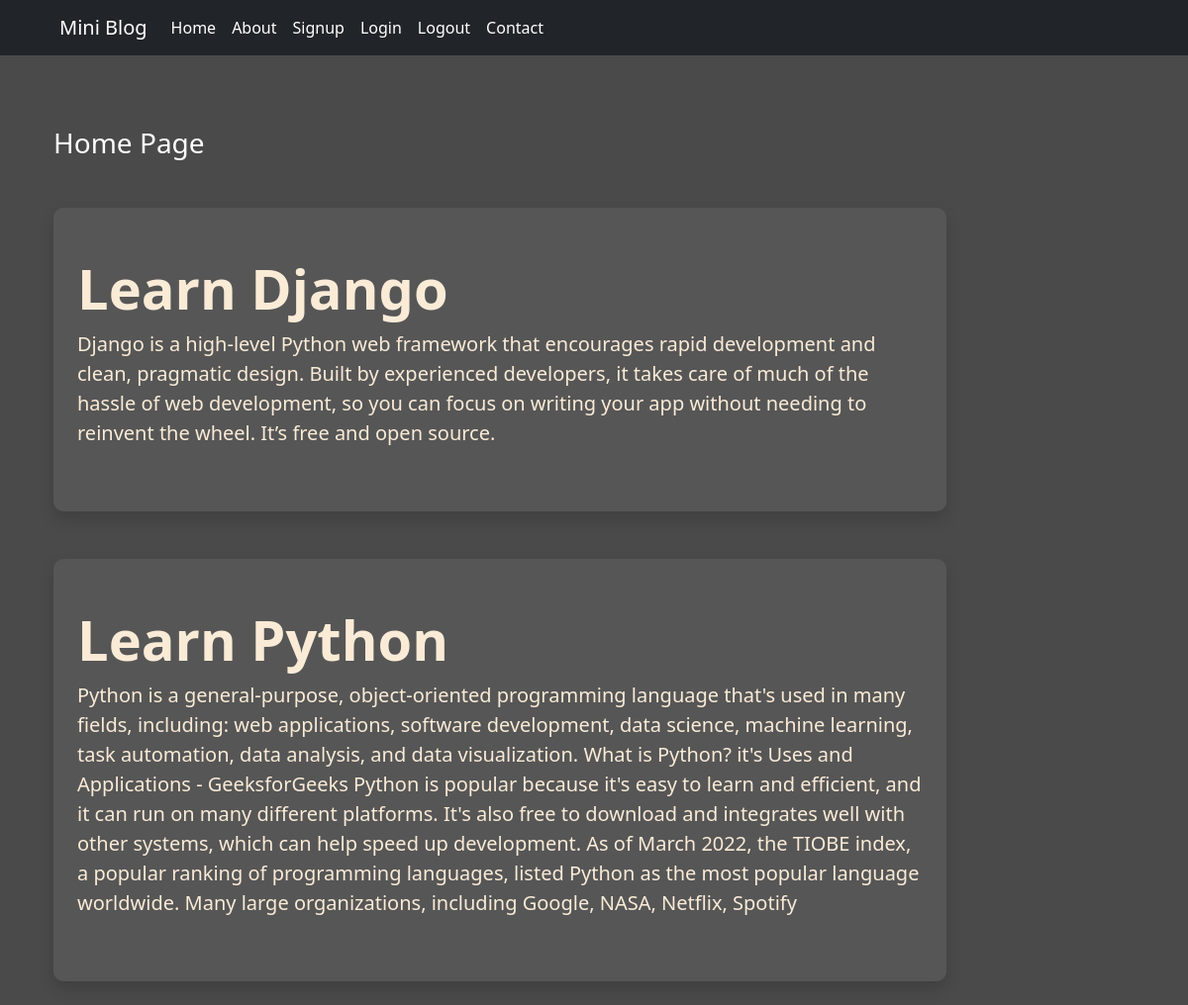
The page / on the database its author committed.
### BlogApp/models.py (models this page shows)
class Post(models.Model):
    id = models.AutoField(primary_key=True)
    title = models.CharField(max_length=70)
    descrption = models.CharField(max_length=700)

### BlogApp/views.py (the view)
# urls.py: path('',views.HomeView,name='home'),
def HomeView(request):
    post = Post.objects.all()
    return render(request, 'home.html',{'post':post})

### BlogApp/templates/home.html
{% extends 'base.html' %}
{% load static  %}
{% block content %}
<div class="col-sm-10 p-4">
    <h3 class="text-white my-5">Home Page</h3>
    {% for post in post %}
   <div class="jumbotron jumbotron-fluid jumbo-color shadow mt-5">
    <div class="container py-5">
        <h1 class="display-4 fw-bold ">{{post.title}}</h1>
        <p class="lead ">{{post.descrption}}</p>
    </div>
   </div>
   {% endfor %}
</div>
{% endblock %}

### BlogApp/static/css/style.css (style rules this page uses)
* { box-sizing: border-box; }
html, body { width: 100%; height: 100%; background-color: rgb(75, 74, 74) !important; color: antiquewhite; }
.jumbo-color { background-color: rgb(86, 86, 86); }
.jumbotron { border-radius: 10px; }

### rows shown on the page
Post: title "Learn Django", descrption "Django is a high-level Python web framework that encourages rapid development and clean, pragmatic design. Built by experienced developers, it takes care of much of the hassle of web development, so you can focus on writing your app without needing to reinvent the wheel. It’s free and open source."
Post: title "Learn Python", descrption "Python is a general-purpose, object-oriented programming language that's used in many fields, including: web applications, software development, data science, machine learning, task automation, data analysis, and data visualization. What is Python? it's Uses and Applications - GeeksforGeeks Python is popular because it's easy to learn and efficient, and it can run on many different platforms. It's also free to download and integrates well with other systems, which can help speed up development. As of March 2022, the TIOBE index, a popular ranking of programming languages, listed Python as the most popular language worldwide. Many large organizations, including Google, NASA, Netflix, Spotify"
